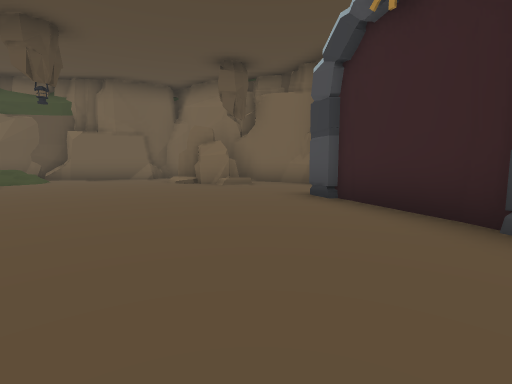
view 1 (above)

22 first-person views from a walk through a 3-D level made in the Unity game engine. The camera is 1.2 m above the floor, tilts 6° down and sees 85° across. Doors are open. The floor is counted in squares, 2 m on a side. Each view is taken from the middle of a square. On the plan, view 1 faces up. The plan holds only what a view shows up to about 9 squares ahead; the rest is blank. The place goes on beyond the plan. The player character is not drawn. Some surface patterns are stand-ins.

view 2
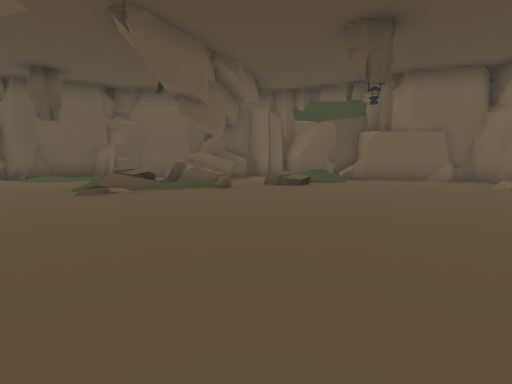

view 3
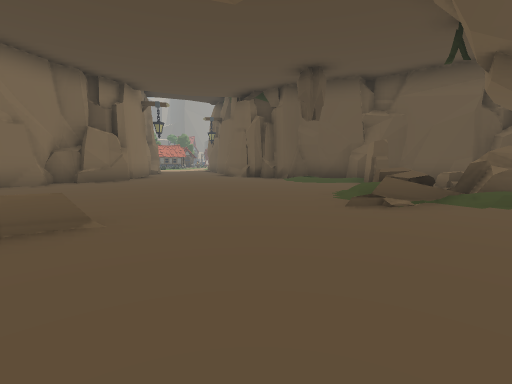

view 4
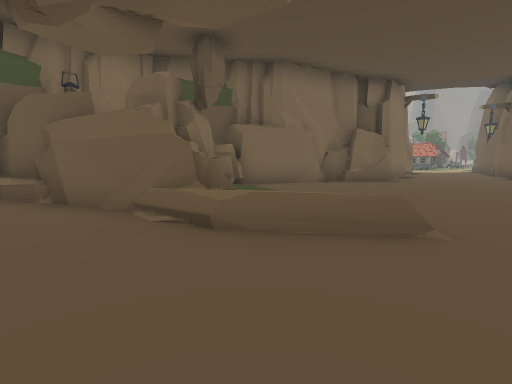

view 5
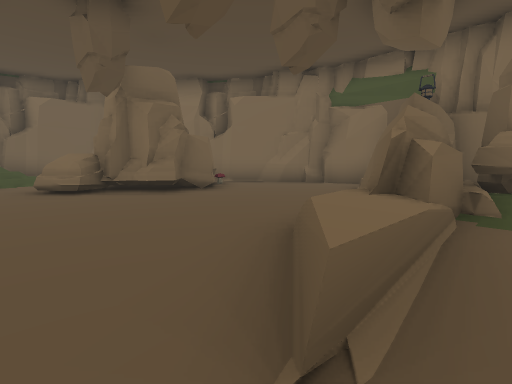

view 6
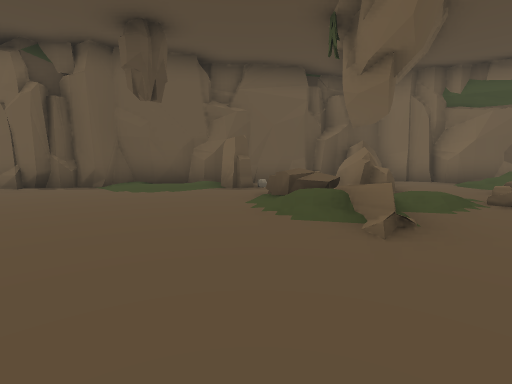

view 7
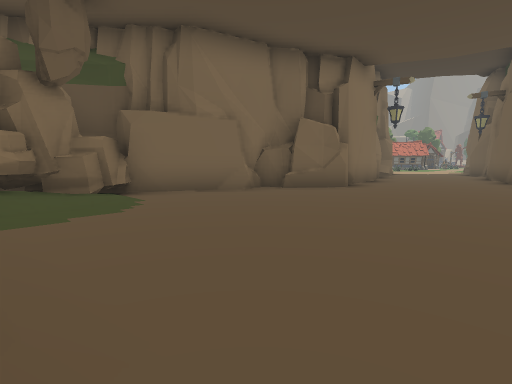

view 8
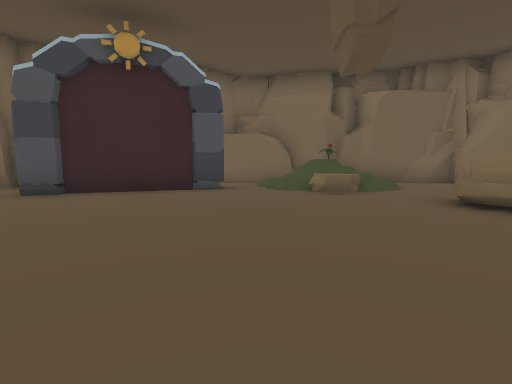

view 9
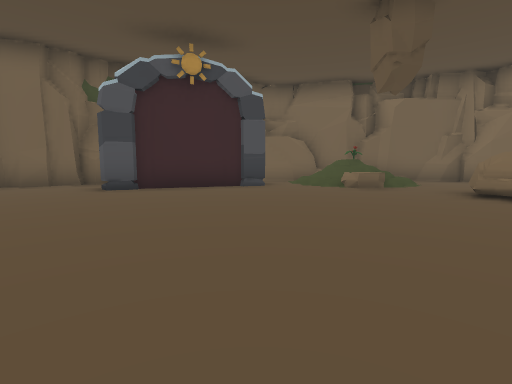

view 10
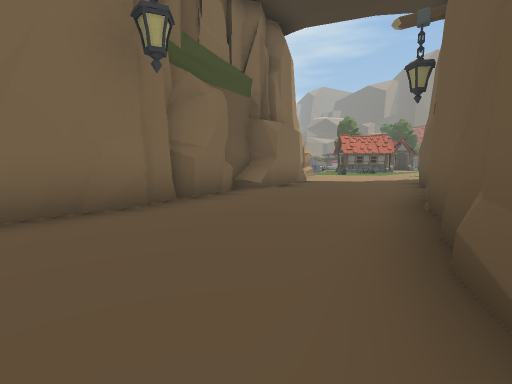

view 11
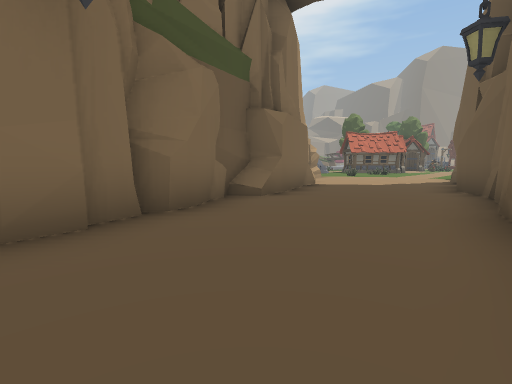

view 12
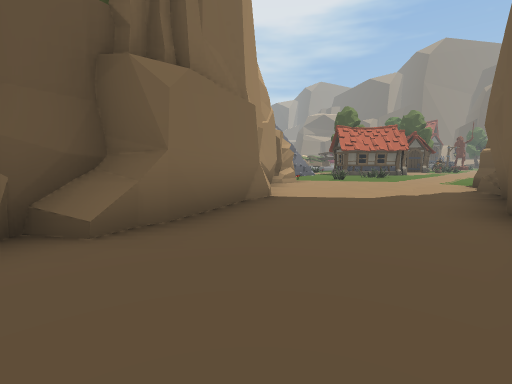

view 13
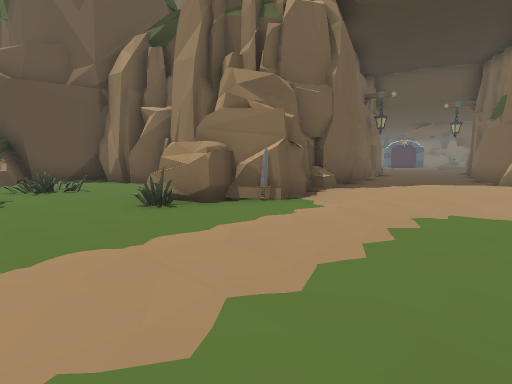

view 14
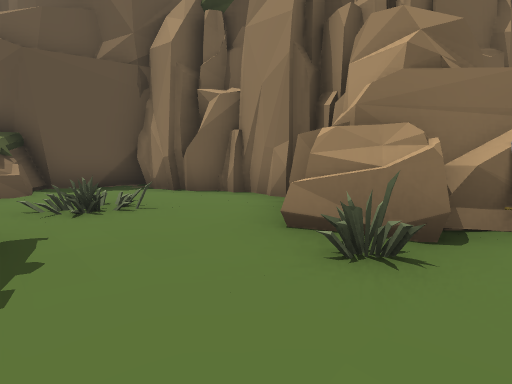

view 15
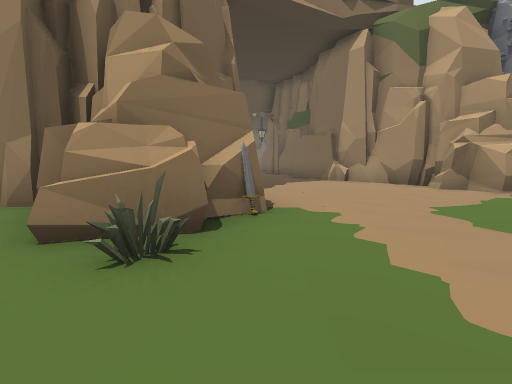

view 16
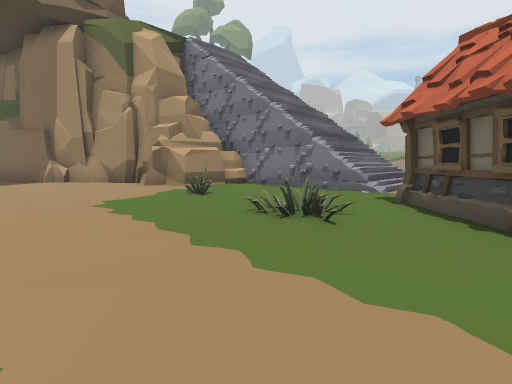

view 17
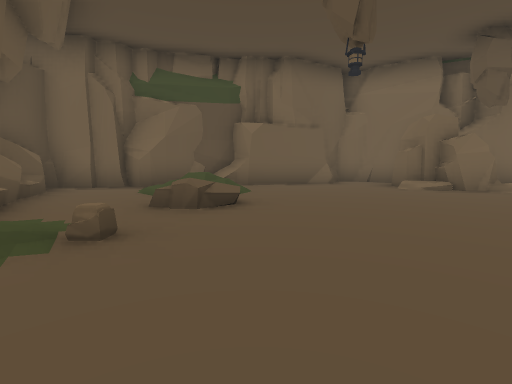

view 18
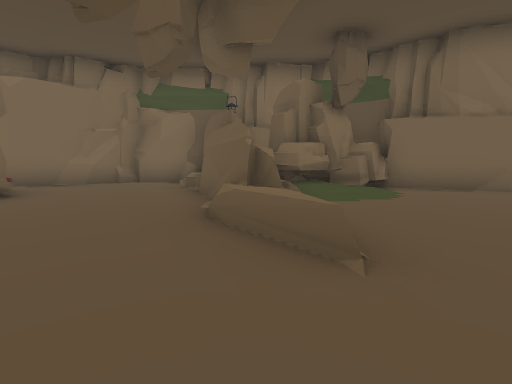

view 19
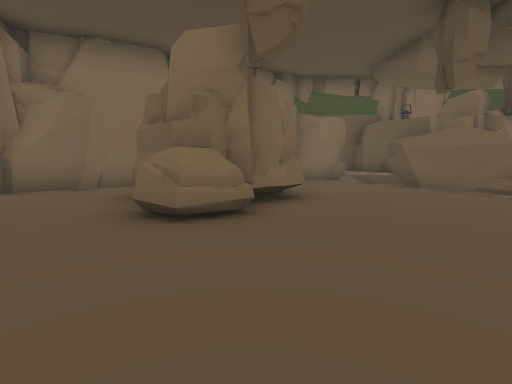

view 20
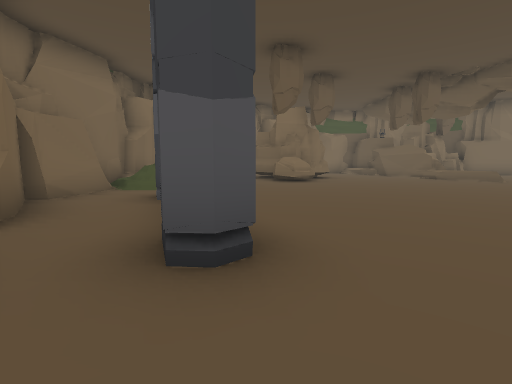

view 21
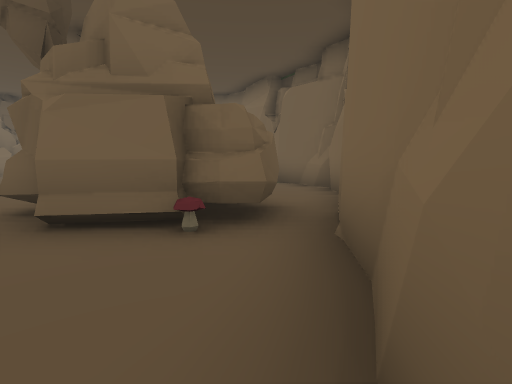

view 22
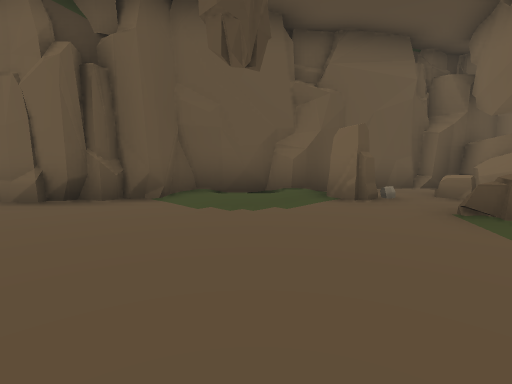

### Floor plan
Key: @ floor where view 1 was taken; # wall or solid block; x gap in a wall; . main floor; : floor 0.25 m higher than the main floor; / step, stairs or slope; = window, fence, low wall or low ledge; ^ raised ledge; v drop or lower ground; O other object.
Columns run from 33 left of view 1 to 5 right of it. Each row starts with its distance up from view 1.
 11                              ##
 10                           ####..
  9                       ###//....OO###
  8                       #..///.../O..##
  7                      ###.//.........#
  6                     ####../.........#
  5                     # O#^.........#..
  4  ####              ##O..x//.......##.##
  3  #. #             ##:..O /.........#..#
  2     #             #/:..//=.........#..#
  1      #            #...................#
  0      #          ###..............@.O//#
 -1 O    #        ###................../O #
 -2 O  .#O    ##O##............=.....^.///#
 -3 O  # O#####................^....##....#
 -4  .  .#.....................#....###..##
 -5 ................#O###..../.#....###..#
 -6 ............#####   ###..:O##...O#####
 -7  .   .....###         ##OOO##....##
 -8 #    O..####               ##^..##
 -9 O#    .  #/#                 ####
-10 O#    .#vv
-11   =//#////
-12   /////
-13    //

Where each view was taken, in squares from view 1:
view 1: 0 up, 0 right, facing up
view 2: 0 up, 2 left, facing up-left
view 3: 0 up, 4 left, facing left
view 4: 1 down, 4 left, facing down-left
view 5: 1 down, 7 left, facing down-right
view 6: 1 down, 7 left, facing up-left
view 7: 1 down, 7 left, facing down-left
view 8: 1 up, 4 left, facing right
view 9: 2 up, 5 left, facing right
view 10: 1 down, 15 left, facing down-left
view 11: 2 down, 16 left, facing down-left
view 12: 3 down, 19 left, facing down-left
view 13: 7 down, 32 left, facing up-right
view 14: 4 down, 32 left, facing up-right
view 15: 4 down, 32 left, facing right
view 16: 5 down, 33 left, facing down-right
view 17: 2 up, 6 left, facing up
view 18: 0 up, 6 left, facing down
view 19: 1 up, 1 left, facing down
view 20: 7 up, 1 right, facing down
view 21: 8 down, 2 left, facing up-right
view 22: 1 down, 10 left, facing up-left
